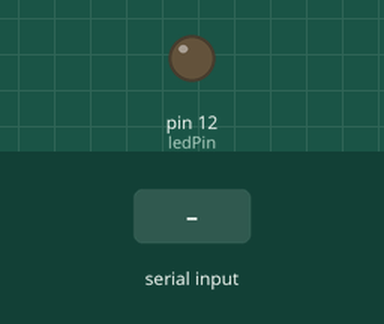
A sketch run on a simulated Arduino Uno, built with avr-gcc and run on an emulated ATmega328P. Shown: output pins drawn as LEDs (lit = HIGH). The inputs (shaded band) are chosen by the test bench.

Above: at 1.2 s.
1.3 s: "90 45\n" received over Serial
At 2.2 s:
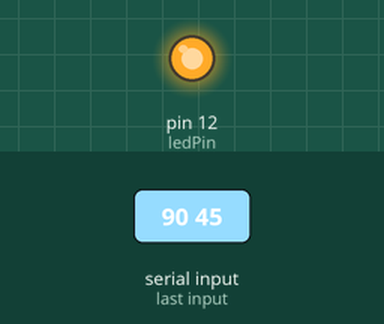
Timing chart, 0 to 10.3 s (numbered marks = the images above; inputs shaded):
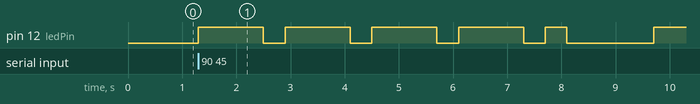

Measured:
- after the input at 1.3 s, pin 12 (ledPin): goes 4 × (HIGH 1.2 s, LOW 0.40 s), HIGH 0.40 s, LOW 1.6 s, then HIGH, starting at once

The sketch:

morse_code_led.ino
```cpp
int ledPin = 12;
int dotDelay = 400;

char* letters[] = {
  ".-", "-...", "-.-.", "-..", ".", "..-.", "--.", "....", "..",
  ".---", "-.-", ".-..", "--", "-.", "---", ".--.", "--.-", ".-.",
  "...", "-", "..-", "...-", ".--", "-..-", "-.--", "--.." };

char* numbers[] = {
  "-----", ".----", "..---", "...--", "....-", ".....", "-....", "--...", "---..", "----."};

void setup() {
  pinMode(ledPin, OUTPUT);
  Serial.begin(9600);
}

void loop() {
  char ch;
  if (Serial.available() > 0) {
    ch = Serial.read();
    if (ch >= 'a' && ch <= 'z') {
      flashChar(letters[ch - 'a']);
    }
    else if (ch >= 'A' && ch <= 'Z') {
      flashChar(letters[ch - 'A']);
    }
    else if (ch >= '0' && ch <= '9') {
      flashChar(numbers[ch - '0']);
    }
    else if (ch == ' ') {
      delay(dotDelay * 7);  // gap between words
    }
  }
}

void flashChar(char* sequence) {
  int i = 0;
  while (sequence[i] != NULL) {
    flashDotDash(sequence[i]);
    i++;
  }
  delay(dotDelay * 3);    // gap between letters
}

void flashDotDash(char dotOrDash) {
  digitalWrite(ledPin, HIGH);
  if (dotOrDash == '.') {
    delay(dotDelay);
  }
  else {
    delay(dotDelay * 3);
  }
  digitalWrite(ledPin, LOW);
  delay(dotDelay); // gap between flashes
}
```
